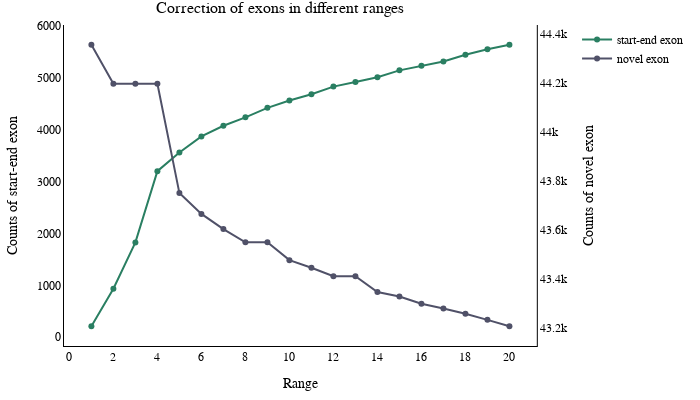

Notebook code cell kept with this figure:
### Code cell
import plotly.graph_objects as go
from plotly.subplots import make_subplots

# 创建子图，两个 Y 轴
fig = make_subplots(specs=[[{"secondary_y": True}]])

trace1 = go.Scatter(x=[1,2,3,4,5,6,7,8,9,10,
                       11,12,13,14,15,16,17,18,19,20],
                   y=[213,934,1826,3197,3558,3867,4071,4233,4416,4559,
                      4677,4825,4914,5005,5138,5225,5308,5437,5546,5630],
                   mode="lines+markers",
                   name="start-end exon",
                   line={"color": "#2A7F62"})
trace2 = go.Scatter(x=[1,2,3,4,5,6,7,8,9,10,
                       11,12,13,14,15,16,17,18,19,20],
                   y=[44356,44197,44197,44197,43750,43665,43603,43549,43549,43476,
                      43445,43410,43410,43346,43327,43298,43278,43257,43232,43206],
                   mode="lines+markers",
                   name="novel exon",
                   line={"color": "#505168"})

# 添加第一个 Y 轴的数据
fig.add_trace(trace1, secondary_y=False)
# 添加第二个 Y 轴的数据
fig.add_trace(trace2, secondary_y=True)

# 设置图形布局
layout = {"width": 700, "height": 400,
		    "margin": {'l':25, 'r':25, 't':25, 'b':25},
          "title": {"text": "",
				  "font": {"family": "Arial",
						   "color": "black",
						   "size": 16},
				   "x": 0.4},
        "font": {"family": "Arial",  # 作用所有地方
				 "color": "black",
				 "size": 12,
				 },
         "xaxis": {"showline": True,
                   "linecolor": "black",
                   "linewidth": 1,
                   "showticklabels": True,
                   "dtick": 2},
         "yaxis": {"showline": True,
                   "linecolor": "black",
                   "linewidth": 1,
                   "showticklabels": True,},
         "yaxis2": {"showline": True,
                   "linecolor": "black",
                   "linewidth": 1,
                   "showticklabels": True,},
        "paper_bgcolor": "white",
        "plot_bgcolor": "white",}
fig = fig.update_layout(layout)
fig = fig.update_layout(title_text="Correction of exons in different ranges",
                  xaxis_title="Range",
                  yaxis_title="Counts of start-end exon",
                  yaxis2_title="Counts of novel exon")

# 显示图形
#fig.write_image("line.png")
fig.show()
'''
之所以选择exon的最大校正范围为5bp, 是因为已经分析了在最大校正范围为1~20时的校正情况。
当范围设定在5bp时, novel exon的减少速度趋于稳定, 且在所有exon中双端可映射到已注释exon的数量的增加速度趋于稳定。
'''

### Figure 1 — Plotly figure (JSON) as saved in the notebook; plotly's stock layout.template omitted (floating-point values rounded to 4 significant figures)
{"data": [{"line": {"color": "#2A7F62"}, "mode": "lines+markers", "name": "start-end exon", "type": "scatter", "x": [1, 2, 3, 4, 5, 6, 7, 8, 9, 10, 11, 12, 13, 14, 15, 16, 17, 18, 19, 20], "xaxis": "x", "y": [213, 934, 1826, 3197, 3558, 3867, 4071, 4233, 4416, 4559, 4677, 4825, 4914, 5005, 5138, 5225, 5308, 5437, 5546, 5630], "yaxis": "y"}, {"line": {"color": "#505168"}, "mode": "lines+markers", "name": "novel exon", "type": "scatter", "x": [1, 2, 3, 4, 5, 6, 7, 8, 9, 10, 11, 12, 13, 14, 15, 16, 17, 18, 19, 20], "xaxis": "x", "y": [44356, 44197, 44197, 44197, 43750, 43665, 43603, 43549, 43549, 43476, 43445, 43410, 43410, 43346, 43327, 43298, 43278, 43257, 43232, 43206], "yaxis": "y2"}], "layout": {"font": {"color": "black", "family": "Arial", "size": 12}, "height": 400, "margin": {"b": 25, "l": 25, "r": 25, "t": 25}, "paper_bgcolor": "white", "plot_bgcolor": "white", "title": {"font": {"color": "black", "family": "Arial", "size": 16}, "text": "Correction of exons in different ranges", "x": 0.4}, "width": 700, "xaxis": {"anchor": "y", "domain": [0, 0.94], "dtick": 2, "linecolor": "black", "linewidth": 1, "showline": true, "showticklabels": true, "title": {"text": "Range"}}, "yaxis": {"anchor": "x", "domain": [0, 1], "linecolor": "black", "linewidth": 1, "showline": true, "showticklabels": true, "title": {"text": "Counts of start-end exon"}}, "yaxis2": {"anchor": "x", "linecolor": "black", "linewidth": 1, "overlaying": "y", "showline": true, "showticklabels": true, "side": "right", "title": {"text": "Counts of novel exon"}}}}
